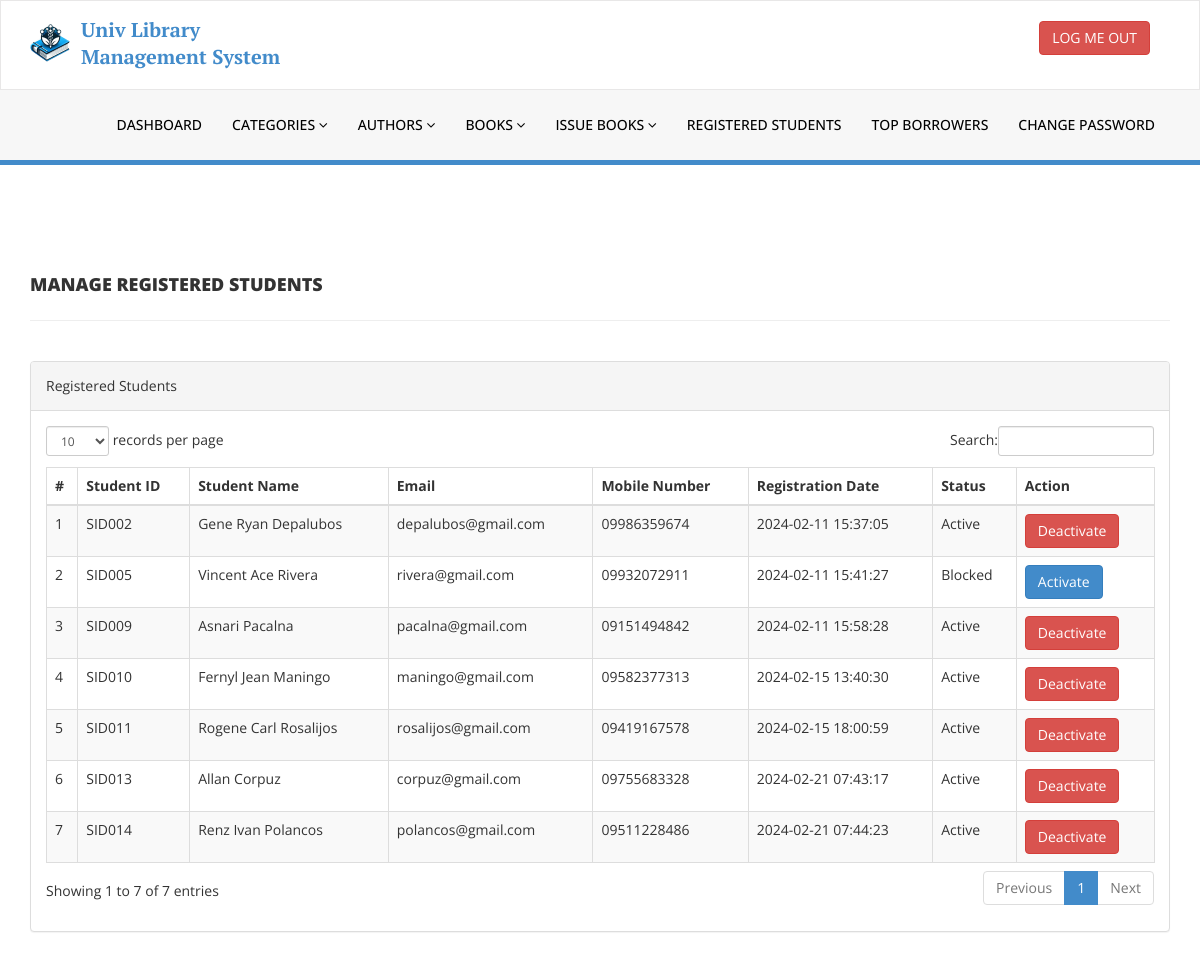
/library/admin/reg-students.php (signed in), run on an earlier commit of the app's database.
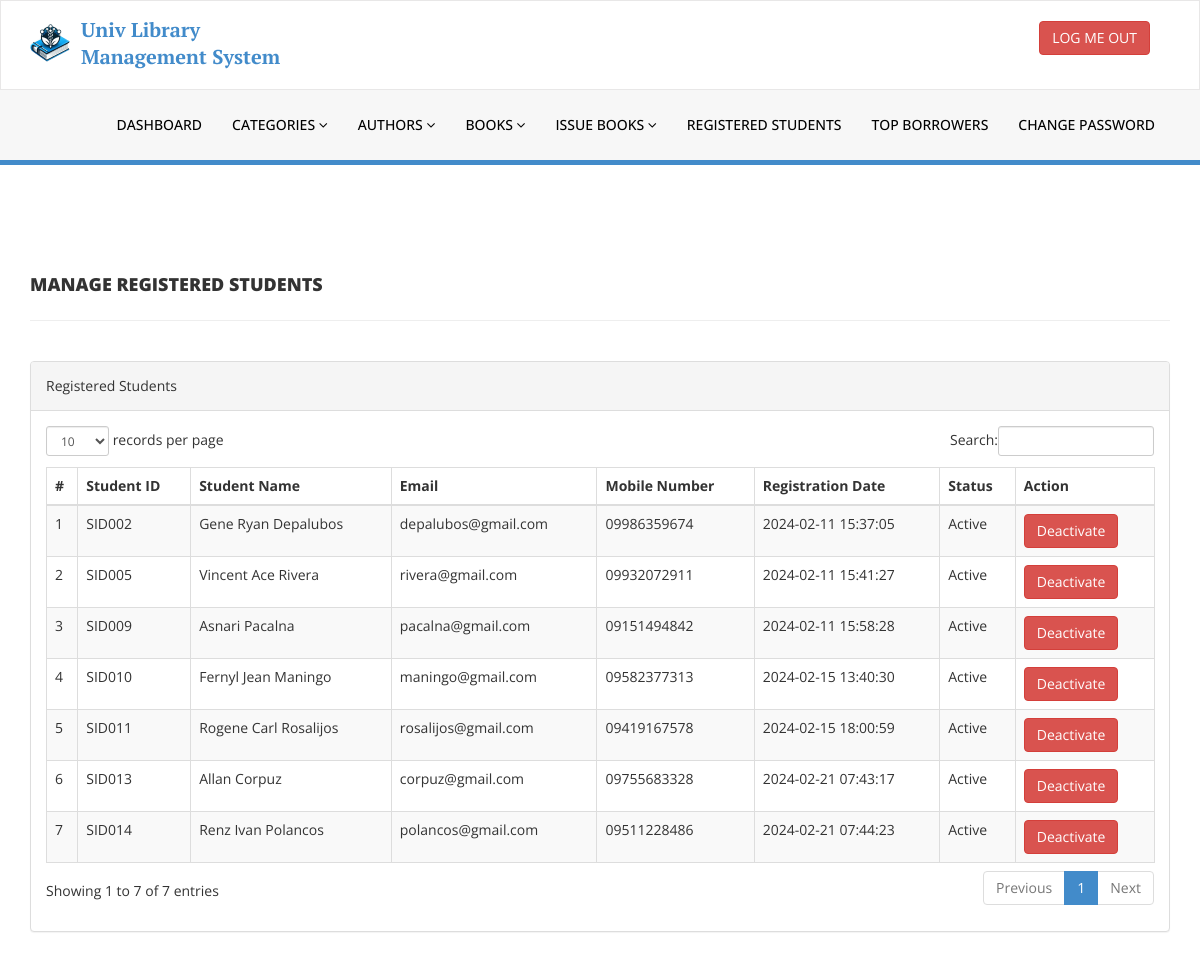
And on a later commit of the database.
### tables this page shows
CREATE TABLE `tblstudents` (
  `id` int(11) NOT NULL,
  `StudentId` varchar(100) DEFAULT NULL,
  `FullName` varchar(120) DEFAULT NULL,
  `EmailId` varchar(120) DEFAULT NULL,
  `MobileNumber` char(11) DEFAULT NULL,
  `Password` varchar(120) DEFAULT NULL,
  `Status` int(1) DEFAULT NULL,
  `RegDate` timestamp NULL DEFAULT current_timestamp(),
  `UpdationDate` timestamp NULL DEFAULT NULL ON UPDATE current_timestamp()
);

### library/admin/reg-students.php (the view, shortened to what the changed rows need)
<?php
include('includes/config.php');
if (strlen($_SESSION['alogin']) == 0) {
    header('location:index.php');
} else {
?>
    <!DOCTYPE html>
    <html xmlns="http://www.w3.org/1999/xhtml">
    <head>
        <link href="assets/css/bootstrap.css" rel="stylesheet" />
        <link href="assets/css/font-awesome.css" rel="stylesheet" />
        <link href="assets/js/dataTables/dataTables.bootstrap.css" rel="stylesheet" />
        <link href="assets/css/style.css" rel="stylesheet" />
    </head>
    <body>
        <div class="content-wrapper">
            <div class="container">
                <div class="row">
                    <div class="col-md-12">
                        <div class="panel panel-default">
                            <div class="panel-body">
                                <div class="table-responsive">
                                    <table class="table table-striped table-bordered table-hover" id="dataTables-example">
                                        <thead>
                                            <tr>
                                                <th>#</th>
                                                <th>Student ID</th>
                                                <th>Student Name</th>
                                                <th>Email </th>
                                                <th>Mobile Number</th>
                                                <th>Registration Date</th>
                                                <th>Status</th>
                                                <th>Action</th>
                                            </tr>
                                        </thead>
                                        <tbody>
                                            <?php $sql = "SELECT * from tblstudents";
                                            $query = $dbh->prepare($sql);
                                            $query->execute();
                                            $results = $query->fetchAll(PDO::FETCH_OBJ);
                                            $cnt = 1;
                                            if ($query->rowCount() > 0) {
                                                foreach ($results as $result) {               ?>
                                                    <tr class="odd gradeX">
                                                        <td class="center"><?php echo htmlentities($cnt); ?></td>
                                                        <td class="center"><?php echo htmlentities($result->StudentId); ?></td>
                                                        <td class="center"><?php echo htmlentities($result->FullName); ?></td>
                                                        <td class="center"><?php echo htmlentities($result->EmailId); ?></td>
                                                        <td class="center"><?php echo htmlentities($result->MobileNumber); ?></td>
                                                        <td class="center"><?php echo htmlentities($result->RegDate); ?></td>
                                                        <td class="center"><?php if ($result->Status == 1) {
                                                                                echo htmlentities("Active");
                                                                            } else {
                                                                                echo htmlentities("Blocked");
                                                                            }
                                                                            ?></td>
                                                        <td class="center">
                                                            <?php if ($result->Status == 1) { ?>
                                                                <a href="reg-students.php?inid=<?php echo htmlentities($result->id); ?>" onclick="return confirm('Are you sure you want to block this student?');"> <button class=" btn btn-danger">Deactivate</button>
                                                                <?php } else { ?>
                                                                    <a href="reg-students.php?id=<?php echo htmlentities($result->id); ?>" onclick="return confirm('Are you sure you want to active this student?');"><button class=" btn btn-primary">Activate</button>
                                                                    <?php } ?>
                                                        </td>
                                                    </tr>
                                            <?php $cnt = $cnt + 1;
                                                }
                                            } ?>
                                        </tbody>
                                    </table>
                                </div>
                            </div>
                        </div>
                    </div>
                </div>
            </div>
        </div>
    </body>
    </html>
<?php } ?>

What changed in the data, as far as the page shows it:
changed tblstudents "SID005": Status "Activate" → "Deactivate"
